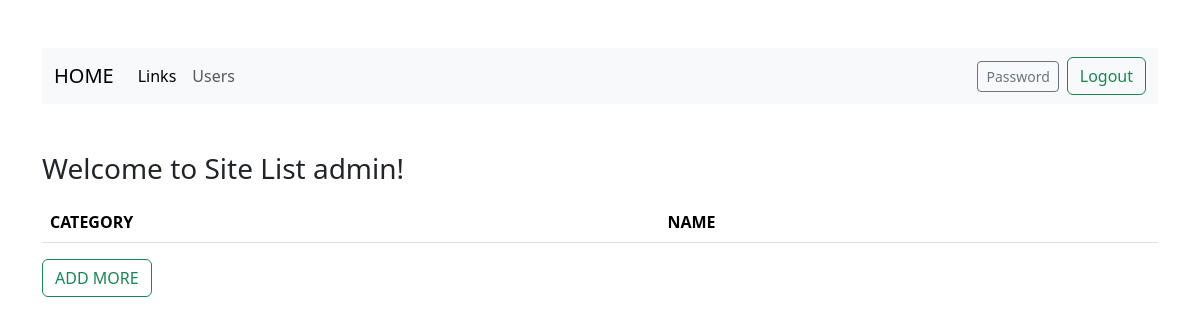
The page /links (signed in) on the database as committed earlier.
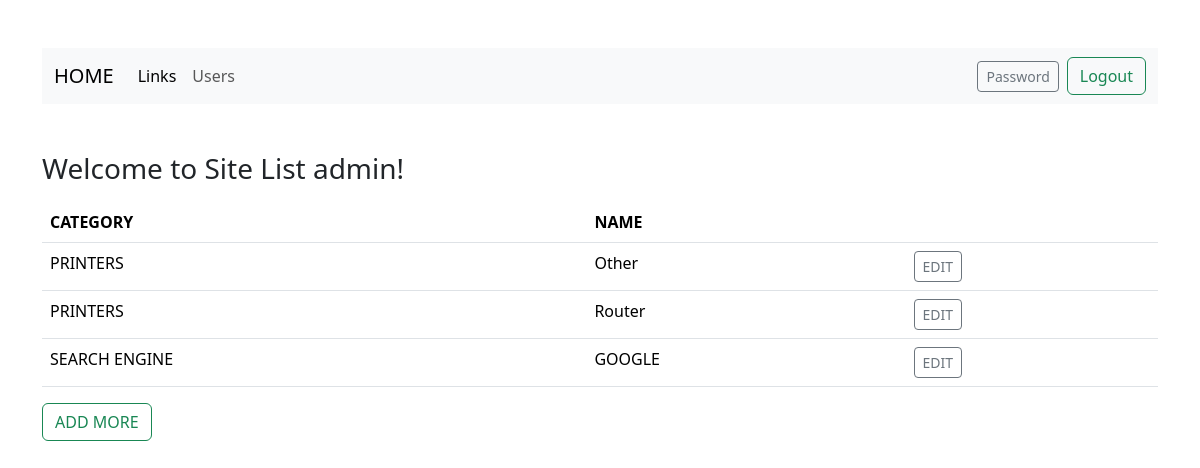
The same page on the database as committed later.
### tables this page shows
CREATE TABLE users (id INTEGER PRIMARY KEY AUTOINCREMENT NOT NULL, username TEXT NOT NULL, hash TEXT NOT NULL, permission INTEGER DEFAULT 4 NOT NULL, active BLOB DEFAULT 0 NOT NULL);

CREATE TABLE links (
id INTEGER PRIMARY KEY AUTOINCREMENT NOT NULL,
category TEXT NOT NULL,
name TEXT NOT NULL,
link TEXT NOT NULL);

### app.py (the view)
@app.route("/links")
def links():
    userID = session["user_id"]
    rows = db.execute(
    "SELECT * FROM users WHERE id = ?", userID
    )
    username = rows[0]["username"]
    links = db.execute("SELECT category, name, link, id FROM links ORDER BY category, name")
    return render_template("links.html", links = links, username = username)

### templates/links.html (shortened to what this page needs)
{% extends "layout.html" %}
{% block body %}
<div class="mb-3"><h3>Welcome to Site List {{ username }}!</h3></div>
    <table class="table">
        <thead>
            <tr>
                <th>CATEGORY</th>
                <th>NAME</th>
                <th></th>
            </tr>
        </thead>
        <tbody>
            {% for link in links %}
            <tr>
                <td> {{ link["category"] }}</td>
                <td><a class="nav-link" href="https:\\{{ link["link"] }}">{{ link["name"] }}</a></td>
                <td>
                  <form action="/edit" method="post">
                    <button type="submit" class="btn btn-sm btn-outline-secondary" >EDIT</button>
                  </form>
                </td>
            </tr>
            {% endfor %}
        </tbody>
    </table>
    <a class="btn btn-outline-success" href="/add">ADD MORE</a>
{% endblock %}

### templates/layout.html (shortened to what this page needs)
<!DOCTYPE HTML>
<html lang="en">
    <head>
        <link rel="stylesheet" href=".\static\styles.css">
        <link href="https://cdn.jsdelivr.net/npm/bootstrap@5.3.3/dist/css/bootstrap.min.css" rel="stylesheet">
    </head>
    <body class="">
      <div class="container py-5">
        <nav class="navbar navbar-expand-lg bg-body-tertiary">
      <div class="container-fluid" id="navbar">
        <a class="navbar-brand mb-0 h1" href="/">HOME</a>
        <div class="collapse navbar-collapse" id="navbarSupportedContent">
          {% if session.get("user_id") %}
          <ul class="navbar-nav me-auto mb-2 mb-lg-0">
            <li class="nav-item">
              <a class="nav-link active" href="/links">Links</a>
            {% if session.get("permission") > 2 %}
            </li>
            <li class="nav-item">
              <a class="nav-link disabled" href="/history">History</a>
            </li>
            {% else %}
            </li>
            {% endif %}
            {% if session.get("permission") > 1 %}
            <li class="nav-item">
              <a class="nav-link disabled" aria-disabled="true">Users</a>
            </li>
            {% else %}
            <li class="nav-item">
              <a class="nav-link" href="/users">Users</a>
            </li>
            {% endif %}
          </ul>
          <form class="d-flex" action="/password">
            <button class="btn btn-sm btn-outline-secondary me-2" type="submit">Password</button>
          </form>
          <form class="d-flex" action="/logout">
            <button class="btn btn-outline-success" type="submit">Logout</button>
          </form>
          {% endif %}
        </div>
      </div>
    </nav>
    <br><br>
        {% block body %}{% endblock %}
      </div>
    </body>
</html>

### static/styles.css (style rules this page uses)
h1, h2, h3, h4, h5, h6, p { color: blue; }

Rows that differ between the two databases and show on the page:
added links: category "PRINTERS", name "Other"
added links: category "PRINTERS", name "Router"
added links: category "SEARCH ENGINE", name "GOOGLE"
